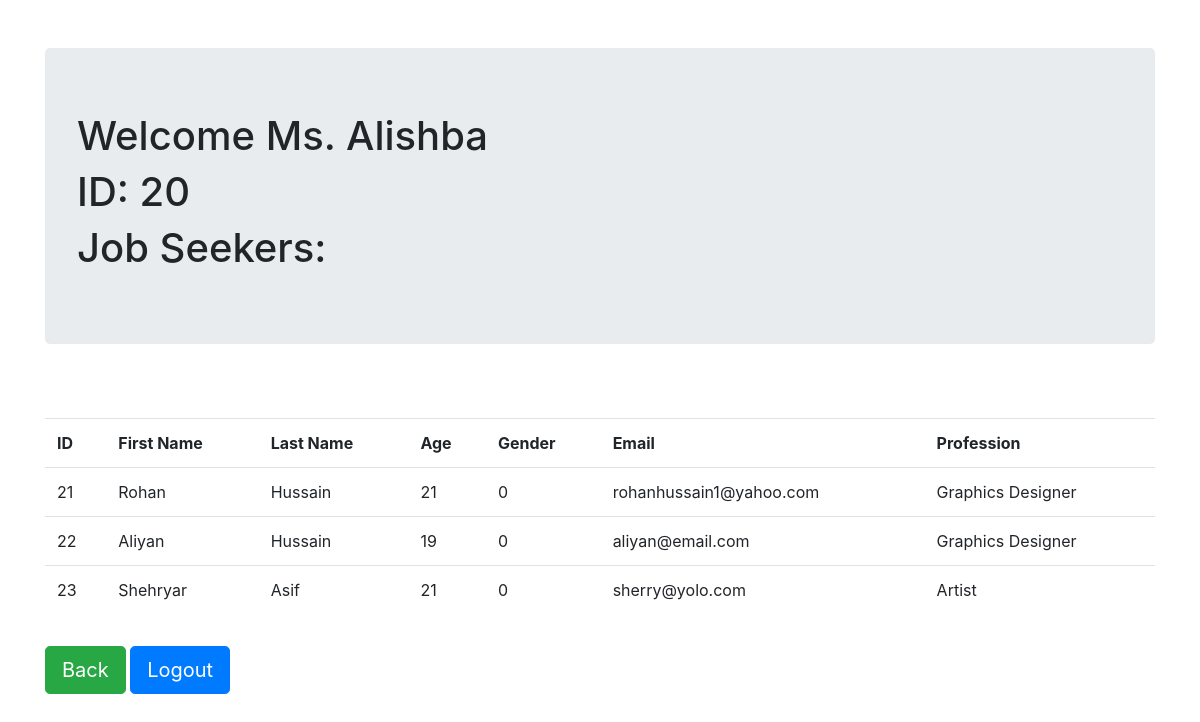
The page /employer/panel/view_js/index.php (signed in) on the database its author committed.
### tables this page shows
CREATE TABLE IF NOT EXISTS `employers` (
  `emp_id` int(255) NOT NULL AUTO_INCREMENT,
  `firstname` varchar(100) NOT NULL,
  `lastname` varchar(100) NOT NULL,
  `age` int(3) NOT NULL,
  `gender` int(1) NOT NULL,
  `email` varchar(100) NOT NULL,
  `companyname` varchar(100) NOT NULL,
  `companytype` varchar(50) NOT NULL,
  `address` varchar(500) NOT NULL,
  `password` varchar(150) NOT NULL,
  `blocked` tinyint(1) NOT NULL DEFAULT '0',
  PRIMARY KEY (`emp_id`)
);

CREATE TABLE IF NOT EXISTS `jobseekers` (
  `js_id` int(255) NOT NULL AUTO_INCREMENT,
  `firstname` varchar(100) NOT NULL,
  `lastname` varchar(100) NOT NULL,
  `age` int(3) NOT NULL,
  `gender` int(1) NOT NULL,
  `email` varchar(100) NOT NULL,
  `profession` varchar(100) NOT NULL,
  `address` varchar(500) NOT NULL,
  `password` varchar(150) NOT NULL,
  `experience` int(100) NOT NULL DEFAULT '0',
  `education` int(100) NOT NULL DEFAULT '0',
  `employment_status` tinyint(1) NOT NULL DEFAULT '0',
  `blocked` tinyint(1) NOT NULL DEFAULT '0',
  PRIMARY KEY (`js_id`)
);

### prename.php (called while the page is built)
<?php
        if($tableName=='jobseekers')
            $idType='js_id';
        else
            $idType='emp_id';
        $sql = "SELECT `firstname`,`gender` FROM `$tableName` WHERE `$idType`=" . $_SESSION['user'] . " LIMIT 0,1";
        $result = mysqli_query($conn,$sql);
        $row=mysqli_fetch_assoc($result);
        if($row['gender']==0) {
            $prename=' Mr.';
        } else if ($row['gender']==1) {
            $prename=' Ms.';
        } else {
            $prename='';
        }
        $name=$row['firstname'];
?>

### employer/panel/view_js/index.php (the view, shortened to what this page needs)
<?php
    require('../../../connect.php');
    $tableName='employers';
    require('../../../prename.php');
?>
<!DOCTYPE html>
<html>
<head>
    <link rel="stylesheet" href="https://maxcdn.bootstrapcdn.com/bootstrap/4.5.2/css/bootstrap.min.css">
</head>
<body>
<div class='container pt-5'>
    <div class="jumbotron">
    <h1>Welcome<?php echo $prename . ' ' . $name; ?></h1>
    <h1>ID:<?php echo ' ' . $_SESSION['user']; ?></h1>
    <h1>Job Seekers:</h1>
    </div>
    <div class="alert <?php echo $errorClass; ?>" role="alert">
    </div>
    <table class="table">
        <thead>
            <tr>
                <td><b>ID</b></td>
                <td><b>First Name</b></td>
                <td><b>Last Name</b></td>
                <td><b>Age</b></td>
                <td><b>Gender</b></td>
                <td><b>Email</b></td>
                <td><b>Profession</b></td>
            </tr>
        </thead>
        <?php
        $sql2 = "SELECT * FROM `jobseekers`";
        $result2 = mysqli_query($conn,$sql2);
        while($row2 = mysqli_fetch_assoc($result2))
        {
            $js_id = $row2['js_id'];
            $firstname = $row2['firstname'];
            $lastname = $row2['lastname'];
            $age = $row2['age'];
            $gender = $row2['gender'];
            $email = $row2['email'];
            $profession = $row2['profession'];
        print "<tr>";
            print "<td>" . $js_id . "</td>";
            print "<td>" . $firstname . "</td>";
            print "<td>" . $lastname . "</td>";
            print "<td>" . $age . "</td>";
            print "<td>" . $gender . "</td>";
            print "<td>" . $email . "</td>";
            print "<td>" . $profession. "</td>";
        print "</tr>";
        }
        ?>
    </table>
    <div class="btn-group btn-group-lg mt-3">
    <button type="button" onClick="window.location='../index.php';" class="btn btn-success">Back</button>
    </div>
    <div class="btn-group btn-group-lg mt-3">
    <button type="button" onClick="window.location='../logout.php';" class="btn btn-primary">Logout</button>
    </div>
</div>
</body>
</html>

### rows shown on the page
employers: gender "Ms.", firstname "Alishba"
jobseekers: js_id "21", firstname "Rohan", lastname "Hussain", age "21", gender "0", email "rohanhussain1@yahoo.com", profession "Graphics Designer"
jobseekers: js_id "22", firstname "Aliyan", lastname "Hussain", age "19", gender "0", email "aliyan@email.com", profession "Graphics Designer"
jobseekers: js_id "23", firstname "Shehryar", lastname "Asif", age "21", gender "0", email "sherry@yolo.com", profession "Artist"

### other values the page prints
$_SESSION['user'] "20"
